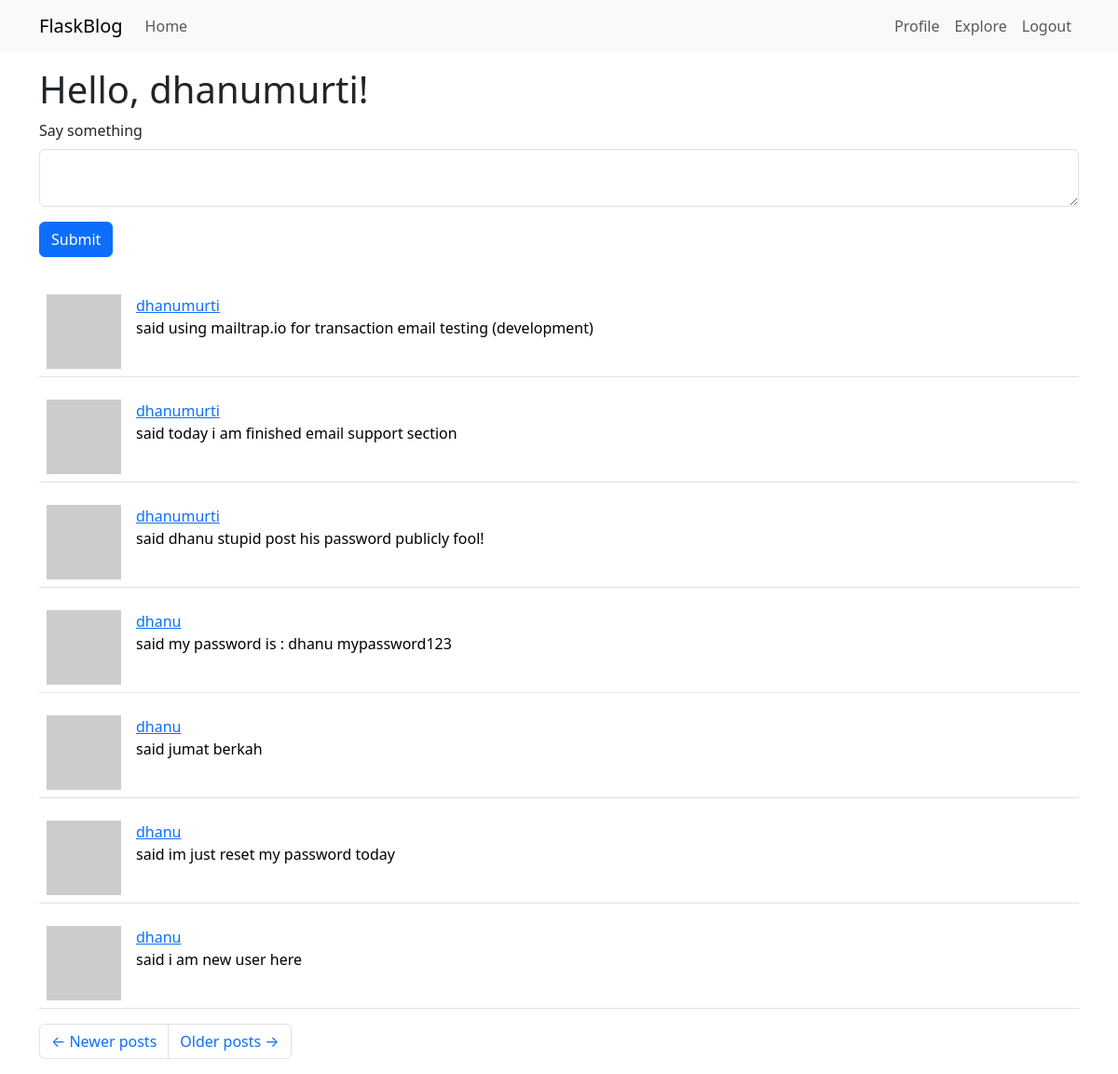
The app's page /index?page=2 (signed in) with its own data.
### app/models.py (models this page shows, shortened)
class User(UserMixin, db.Model):
    id = db.Column(db.Integer, primary_key=True)
    username = db.Column(db.String(64), index=True, unique=True)
    email = db.Column(db.String(120), index=True, unique=True)
    password_hash = db.Column(db.String(128))
    posts = db.relationship('Post', backref='author', lazy='dynamic')
    about_me = db.Column(db.String(140))
    last_seen = db.Column(db.DateTime, default=datetime.utcnow)
    followed = db.relationship(
        'User', secondary=followers,
        primaryjoin = (followers.c.follower_id == id),
        secondaryjoin = (followers.c.followed_id == id),
        backref = db.backref('followers', lazy='dynamic'), lazy ='dynamic')
    def avatar(self, size):
        digest = md5(self.email.lower().encode('utf-8')).hexdigest()
        return 'https://www.gravatar.com/avatar/{}?d=robohash&s{}'.format(digest, size)
    """-- followed post query without users own post --
    def followed_post(self):
        return Post.query.join(
            followers, (followers.c.followed_id == Post.user_id)).filter(
                followers.c.follower_id == self.id).order_by(
                    Post.timestamp.desc())
                    """
    def followed_posts(self):
        followed = Post.query.join(
            followers, (followers.c.followed_id == Post.user_id)).filter(
                followers.c.follower_id == self.id)
        own = Post.query.filter_by(user_id=self.id)
        return followed.union(own).order_by(Post.timestamp.desc())

class Post(db.Model):
    id = db.Column(db.Integer, primary_key=True)
    body = db.Column(db.String(140))
    timestamp = db.Column(db.DateTime, index=True, default=datetime.utcnow)
    user_id = db.Column(db.Integer, db.ForeignKey('user.id'))

### app/routes.py (the view)
@app.route('/', methods=['GET', 'POST'])
@app.route('/index', methods=['GET', 'POST'])
@login_required
def index():
    form = PostForm()
    if form.validate_on_submit():
        post = Post(body=form.post.data, author=current_user)
        db.session.add(post)
        db.session.commit()
        flash('Your post is now live!')
        return redirect(url_for('index'))
    page = request.args.get('page', 1, type=int)
    posts = current_user.followed_posts().paginate(
        page=page, per_page=app.config['POST_PER_PAGE'], error_out=False)
    next_url = url_for('index', page=posts.next_num) \
        if posts.has_next else None
    prev_url = url_for('index', page=posts.prev_num) \
        if posts.has_prev else None
    return render_template('index.html', title='Home Page', form=form,
                        posts=posts.items, next_url=next_url, prev_url=prev_url)

### app/forms.py
class PostForm(FlaskForm):
    post = TextAreaField('Say something', validators=[
        DataRequired(), Length(min=1, max=140)])
    submit = SubmitField('Submit')

### app/models.py (called while the page is built)
@login.user_loader
def load_user(id):
    return User.query.get(int(id))

### app/routes.py (called while the page is built)
@app.before_request
def before_request():
    if current_user.is_authenticated:
        current_user.last_seen = datetime.utcnow()
        db.session.commit()

### app/templates/index.html (shortened to what this page needs)
{% extends "base.html" %}
{% import 'bootstrap_wtf.html' as wtf %}
{% block content %}
    <h1> Hello, {{ current_user.username }}!</h1>
    {% if form %}
    {{ wtf.quick_form(form) }}
    {% endif %}
    {% for post in posts %}
    <p>
        {% include '_post.html'   %}
    </p>
    {% endfor %}
    <nav aria-label="Post navigation">
        <ul class="pagination">
            <li class="page-item{% if not prev_url %} disabled{% endif %}">
                <a class="page-link" href="{{ prev_url }}">
                    <span aria-hidden="true">&larr;</span> Newer posts
                </a>
            </li>
            <li class="page-item{% if not next_url %} disabled{% endif %}">
                <a class="page-link" href="{{ next_url }}">
                    Older posts <span aria-hidden="true">&rarr;</span>
                </a>
            </li>
        </ul>
    </nav>
{% endblock %}

### app/templates/_post.html
<table class="table table-hover">
    <tr>
        <td width="70px">
            <a href="{{ url_for('user', username=post.author.username) }}">
                <img src="{{ post.author.avatar(70) }}" />
            </a>
        </td>
        <td>
            <a href="{{ url_for('user', username=post.author.username) }}">
                {{ post.author.username }}
            </a>
            <br>
            said {{ post.body }}
        </td>
    </tr>
</table>

### records on screen
User: username "dhanumurti"
Post: author.username "dhanumurti", body "using mailtrap.io for transaction email testing (development)"
Post: author.username "dhanumurti", body "today i am finished email support section"
Post: author.username "dhanumurti", body "dhanu stupid post his password publicly fool!"
Post: author.username "dhanu", body "my password is : dhanu mypassword123"
Post: author.username "dhanu", body "jumat berkah"
Post: author.username "dhanu", body "im just reset my password today"
Post: author.username "dhanu", body "i am new user here"

### other values on screen
{{ field.label(class='form-label') }} "Say something"
